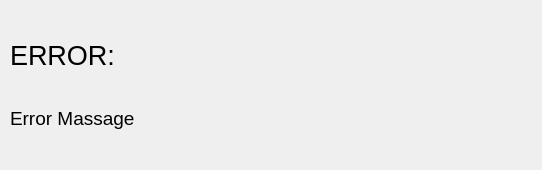
<?xml version="1.0" encoding="UTF-8"?>
<ui version="4.0">
 <class>Error_2</class>
 <widget class="QDialog" name="Error_2">
  <property name="geometry">
   <rect>
    <x>0</x>
    <y>0</y>
    <width>542</width>
    <height>170</height>
   </rect>
  </property>
  <property name="windowTitle">
   <string>Dialog</string>
  </property>
  <widget class="QWidget" name="verticalLayoutWidget">
   <property name="geometry">
    <rect>
     <x>10</x>
     <y>10</y>
     <width>521</width>
     <height>151</height>
    </rect>
   </property>
   <layout class="QVBoxLayout" name="verticalLayout">
    <item>
     <widget class="QLabel" name="label">
      <property name="sizePolicy">
       <sizepolicy hsizetype="Preferred" vsizetype="Fixed">
        <horstretch>0</horstretch>
        <verstretch>0</verstretch>
       </sizepolicy>
      </property>
      <property name="font">
       <font>
        <family>MS Shell Dlg 2</family>
        <pointsize>20</pointsize>
       </font>
      </property>
      <property name="text">
       <string>ERROR:</string>
      </property>
     </widget>
    </item>
    <item>
     <widget class="QLabel" name="Error">
      <property name="sizePolicy">
       <sizepolicy hsizetype="Preferred" vsizetype="Fixed">
        <horstretch>0</horstretch>
        <verstretch>0</verstretch>
       </sizepolicy>
      </property>
      <property name="font">
       <font>
        <pointsize>14</pointsize>
       </font>
      </property>
      <property name="text">
       <string>Error Massage</string>
      </property>
      <property name="wordWrap">
       <bool>true</bool>
      </property>
     </widget>
    </item>
   </layout>
  </widget>
 </widget>
 <resources/>
 <connections/>
</ui>
